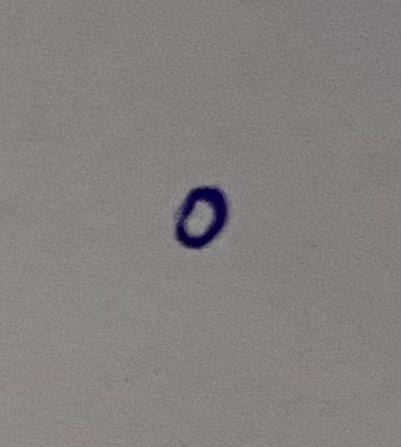
#> input picture digits_photo/digit_0.jpg, 401 x 447 px
$ python -i load_data.py   (imports and definitions only)
#> lines starting #> are read from the running program, lines starting #| are printed output that depends on the picture; after the words box and inside, x2 and y2 are one past the last pixel; in counts of white or black regions, pixels touching at a corner belong together
import numpy as np
import cv2
from scipy import io


# ------------------
# Dataset Loading
# ------------------
# [22 lines left out: function load_dataset, not called in this run]

# Use
# X_train, y_train, X_test, y_test = load_data(1000, 200, 22)
# plt.imshow(X_train[20].reshape(22,22), cmap='gray')
# plt.show()


# ---------------------------------
# Prediction from Local File Path
# ---------------------------------
def load_data_for_test_prediction(img_path, target_size=25):
    # Read the image from the file path in grayscale mode
#> called with img_path = 'digits_photo/digit_0.jpg', target_size = 25
    img = cv2.imread(img_path, cv2.IMREAD_GRAYSCALE)
#> img: shape (447, 401); min 2, max 151, mean 129.2
    if img is None:
        print(f'Error: Could not read image at {img_path}')
        return None

    # Apply inverse binary thresholding to clean the image (digit white, background black)
    _, binary_img = cv2.threshold(img, 128, 255, cv2.THRESH_BINARY_INV)
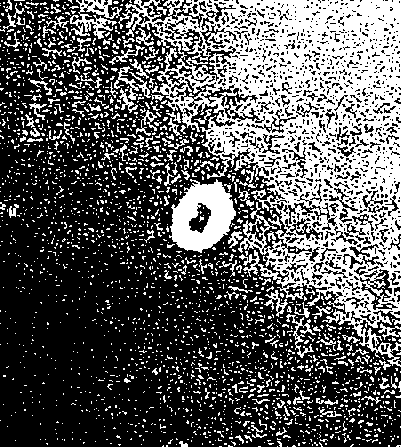
#> binary_img: shape (447, 401); 35.5% white; 2402 white regions (2233 under 20 px)

    # Find external contours to isolate the digit area
    contours, _ = cv2.findContours(binary_img, cv2.RETR_EXTERNAL, cv2.CHAIN_APPROX_SIMPLE)
#> contours = 2382 contours, 2314 with area under 20; largest, box (x1, y1, x2, y2) and area: (118, 0, 401, 367) 54648, (169, 179, 236, 253) 3232, (70, 0, 122, 39) 643, (286, 314, 316, 358) 176, (114, 66, 139, 100) 156

    if not contours:
        print('Error: No contour (digit) found in the image.')
        return None

    # Find the largest contour (assumed to be the handwritten digit)
    largest_contour = max(contours, key=cv2.contourArea)
#> largest_contour = contour of 2358 points, box (x1, y1, x2, y2) (118, 0, 401, 367), area 54648
    x, y, w, h = cv2.boundingRect(largest_contour)
#> x = 118; y = 0; w = 283; h = 367

    # Define padding and crop the image dynamically to center the digit
    padding = 5
    x_start = max(0, x - padding)
#> x_start = 113
    y_start = max(0, y - padding)
#> y_start = 0
    x_end = min(binary_img.shape[1], x + w + padding)
#> x_end = 401
    y_end = min(binary_img.shape[0], y + h + padding)
#> y_end = 372

    cropped_img = binary_img[y_start:y_end, x_start:x_end]
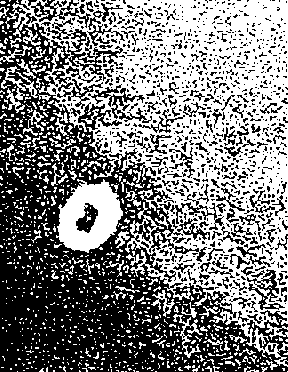
#> cropped_img: shape (372, 288); 50.4% white; 1037 black regions (897 under 20 px), largest, box (x1, y1, x2, y2) and area: (0, 0, 288, 372) 38995, (88, 84, 152, 123) 609, (247, 269, 285, 310) 479

    # Resize the cropped image to the model's required input size (e.g., 25x25)
    resized_img = cv2.resize(cropped_img, (target_size, target_size), interpolation=cv2.INTER_AREA)
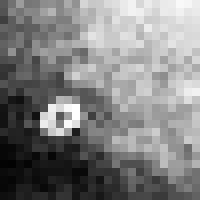
#> resized_img: shape (25, 25) (shown 8 times larger); min 2, max 255, mean 128.4

    # Flatten the image into a 1D vector
    reshape_size = target_size * target_size
    final_input = resized_img.flatten().reshape(1, reshape_size)

    # Comment out the visual debugging lines for final usage
    # cv2.imshow('Final Input to SVM', resized_img)
    # cv2.waitKey(0)
    # cv2.destroyAllWindows()

    return final_input


# ------------------------------------------
# Prediction from Byte Array for Streamlit
# ------------------------------------------
# [37 lines left out: function load_data_for_prediction_from_array, not called in this run]

>>> result = load_data_for_test_prediction('digits_photo/digit_0.jpg')
